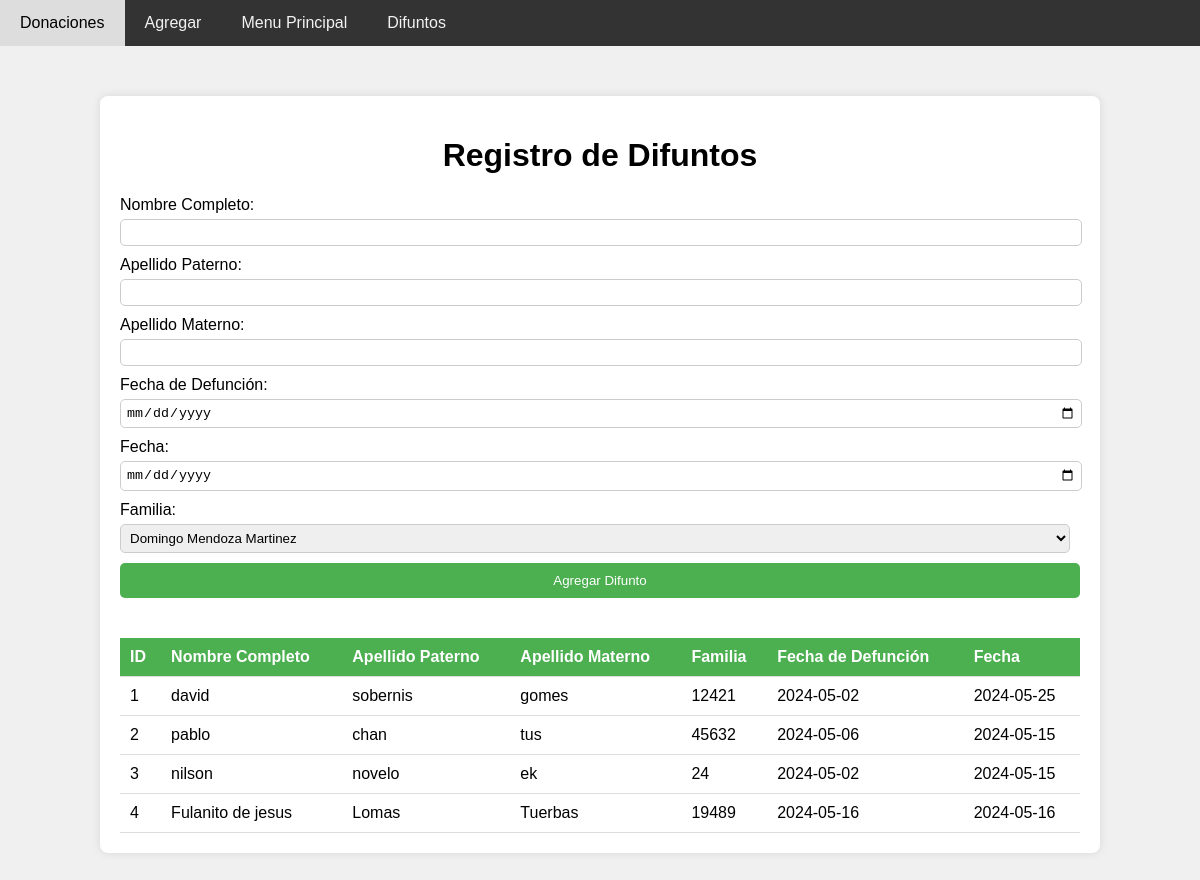
The app's page /difuntos with its own data.
### tables this page shows
CREATE TABLE Difuntos (
                    ID_difunto INTEGER PRIMARY KEY AUTOINCREMENT,
                    Nombre_completo TEXT,
                    Apellido_paterno TEXT,
                    Apellido_materno TEXT,
                    Familia_id TEXT,
                    Fecha_defuncion DATE,
                    Fecha DATE,
                    FOREIGN KEY (Familia_id) REFERENCES Familia(Familia_id)
                );

### app.py (the view)
@app.route("/difuntos")
def difuntos():
    familias = obtener_clientes()
    difuntos = obtener_difuntos()
    return render_template("difuntos.html", familias=familias, difuntos=difuntos)

### app.py (called while the page is built)
def conectar_db():
    return sqlite3.connect('tu_basede_datos.db')

def obtener_difuntos():
    conn = conectar_db()
    cursor = conn.cursor()
    cursor.execute("SELECT * FROM Difuntos")
    difuntos = cursor.fetchall()
    conn.close()
    return difuntos

def obtener_clientes(letra=None):
    conn = conectar_db()
    cursor = conn.cursor()
    if letra is not None:
        cursor.execute("SELECT * FROM Clientes WHERE Cripta LIKE ?", ('%' + letra + '%',))
    else:
        cursor.execute("SELECT * FROM Clientes")
    clientes = cursor.fetchall()
    conn.close()
    return clientes

### templates/difuntos.html (shortened to what this page needs)
<!DOCTYPE html>
<html lang="es">
<head>
</head>
<body>
    <div class="navbar">
        <a href="/donaciones">Donaciones</a>
        <a href="/agregar">Agregar</a>
        <a href="/menu_principal">Menu Principal</a>
        <a href="/difuntos">Difuntos</a>
    </div>
    <div class="container">
        <h1>Registro de Difuntos</h1>
        <form action="/agregar_difunto" method="post">
            <label for="nombre_completo">Nombre Completo:</label>
            <input type="text" id="nombre_completo" name="nombre_completo" required><br>
            <label for="apellido_paterno">Apellido Paterno:</label>
            <input type="text" id="apellido_paterno" name="apellido_paterno" required><br>
            <label for="apellido_materno">Apellido Materno:</label>
            <input type="text" id="apellido_materno" name="apellido_materno" required><br>
            <label for="fecha_defuncion">Fecha de Defunción:</label>
            <input type="date" id="fecha_defuncion" name="fecha_defuncion" required><br>
            <label for="fecha">Fecha:</label>
            <input type="date" id="fecha" name="fecha" required><br>
            <label for="familia_id">Familia:</label>
            <select id="familia_id" name="familia_id" required>
                {% for familia in familias %}
                <option value="{{ familia[0] }}">{{ familia[1] }} {{ familia[2] }} {{ familia[3] }}</option>
                {% endfor %}
            </select><br>
            <input type="submit" value="Agregar Difunto">
        </form>
        <div style="overflow-x:auto;">
            <table id="tabla-difuntos">
                <thead>
                    <tr>
                        <th>ID</th>
                        <th>Nombre Completo</th>
                        <th>Apellido Paterno</th>
                        <th>Apellido Materno</th>
                        <th>Familia</th>
                        <th>Fecha de Defunción</th>
                        <th>Fecha</th>
                    </tr>
                </thead>
                <tbody>
                    {% for difunto in difuntos %}
                    <tr>
                        <td>{{ difunto[0] }}</td>
                        <td>{{ difunto[1] }}</td>
                        <td>{{ difunto[2] }}</td>
                        <td>{{ difunto[3] }}</td>
                        <td>{{ difunto[4] }}</td>
                        <td>{{ difunto[5] }}</td>
                        <td>{{ difunto[6] }}</td>
                    </tr>
                    {% endfor %}
                </tbody>
            </table>
        </div>
    </div>
</body>
</html>

### templates/difuntos.html (style rules this page uses)
body { font-family: Arial, sans-serif; background-color: #f0f0f0; margin: 0; padding: 0; }
.navbar { overflow: hidden; background-color: #333; }
.navbar a { float: left; display: block; color: #f2f2f2; text-align: center; padding: 14px 20px; text-decoration: none; }
.container { width: 80%; margin: 50px auto; padding: 20px; background-color: #fff; border-radius: 8px; box-shadow: 0 0 10px rgba(0, 0, 0, 0.1); }
h1 { text-align: center; }
form { margin-bottom: 20px; }
form label { display: block; margin-bottom: 5px; }
form input[type="text"], form input[type="date"], form select { width: calc(100% - 10px); padding: 5px; margin-bottom: 10px; border-radius: 5px; border: 1px solid #ccc; }
form input[type="submit"] { width: 100%; padding: 10px; border: none; background-color: #4CAF50; color: white; border-radius: 5px; cursor: pointer; }
table { width: 100%; border-collapse: collapse; margin-top: 20px; }
th, td { padding: 10px; text-align: left; border-bottom: 1px solid #ddd; }
th { background-color: #4CAF50; color: white; }

### records on screen
Difuntos: ID_difunto "1", Nombre_completo "david", Apellido_paterno "sobernis", Apellido_materno "gomes", Familia "12421", Fecha_defuncion "2024-05-02", Fecha "2024-05-25"
Difuntos: ID_difunto "2", Nombre_completo "pablo", Apellido_paterno "chan", Apellido_materno "tus", Familia "45632", Fecha_defuncion "2024-05-06", Fecha "2024-05-15"
Difuntos: ID_difunto "3", Nombre_completo "nilson", Apellido_paterno "novelo", Apellido_materno "ek", Familia "24", Fecha_defuncion "2024-05-02", Fecha "2024-05-15"
Difuntos: ID_difunto "4", Nombre_completo "Fulanito de jesus", Apellido_paterno "Lomas", Apellido_materno "Tuerbas", Familia "19489", Fecha_defuncion "2024-05-16", Fecha "2024-05-16"

### other values on screen
form field familia_id "Domingo Mendoza Martinez"
